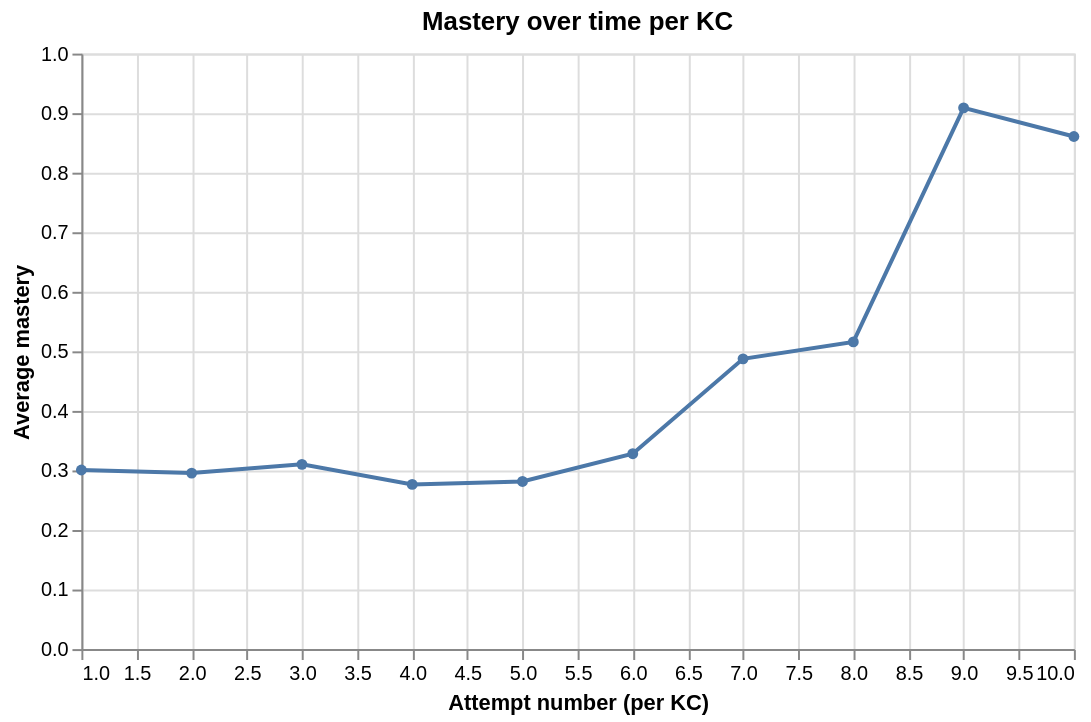

Notebook source saved alongside this figure:
### Code cell
kc_selection = alt.selection_point(fields=['skill_name'], bind='legend')

alt.Chart(mastery_over_time[mastery_over_time['skill_name']=='MKC.U6.02.one_prop_hypothesis_tests']).mark_line(point=True).encode(
    x=alt.X('kc_attempt:Q', title='Attempt number (per KC)'),
    y=alt.Y('avg_mastery:Q', title='Average mastery', scale=alt.Scale(domain=[0, 1])),
    tooltip=[
        alt.Tooltip('skill_name:N', title='KC'),
        alt.Tooltip('kc_attempt:Q', title='Attempt'),
        alt.Tooltip('avg_mastery:Q', title='Avg mastery', format='.3f')
    ]
).properties(
    title='Mastery over time per KC',
    width=500, height=300
)

### Figure 1 — Vega-Lite specification as saved in the notebook (floating-point values rounded to 4 significant figures)
{"config": {"view": {"continuousWidth": 300, "continuousHeight": 300}}, "data": {"name": "data-d0f462aae0118c72d6d2bf397c06a761"}, "mark": {"type": "line", "point": true}, "encoding": {"tooltip": [{"field": "skill_name", "title": "KC", "type": "nominal"}, {"field": "kc_attempt", "title": "Attempt", "type": "quantitative"}, {"field": "avg_mastery", "format": ".3f", "title": "Avg mastery", "type": "quantitative"}], "x": {"field": "kc_attempt", "title": "Attempt number (per KC)", "type": "quantitative"}, "y": {"field": "avg_mastery", "scale": {"domain": [0, 1]}, "title": "Average mastery", "type": "quantitative"}}, "height": 300, "title": "Mastery over time per KC", "width": 500, "$schema": "https://vega.github.io/schema/vega-lite/v6.4.1.json", "datasets": {"data-d0f462aae0118c72d6d2bf397c06a761": [{"kc_attempt": 1, "skill_name": "MKC.U6.02.one_prop_hypothesis_tests", "avg_mastery": 0.3007}, {"kc_attempt": 2, "skill_name": "MKC.U6.02.one_prop_hypothesis_tests", "avg_mastery": 0.2956}, {"kc_attempt": 3, "skill_name": "MKC.U6.02.one_prop_hypothesis_tests", "avg_mastery": 0.3102}, {"kc_attempt": 4, "skill_name": "MKC.U6.02.one_prop_hypothesis_tests", "avg_mastery": 0.2765}, {"kc_attempt": 5, "skill_name": "MKC.U6.02.one_prop_hypothesis_tests", "avg_mastery": 0.2815}, {"kc_attempt": 6, "skill_name": "MKC.U6.02.one_prop_hypothesis_tests", "avg_mastery": 0.3281}, {"kc_attempt": 7, "skill_name": "MKC.U6.02.one_prop_hypothesis_tests", "avg_mastery": 0.4874}, {"kc_attempt": 8, "skill_name": "MKC.U6.02.one_prop_hypothesis_tests", "avg_mastery": 0.5159}, {"kc_attempt": 9, "skill_name": "MKC.U6.02.one_prop_hypothesis_tests", "avg_mastery": 0.9089}, {"kc_attempt": 10, "skill_name": "MKC.U6.02.one_prop_hypothesis_tests", "avg_mastery": 0.8608}]}}
